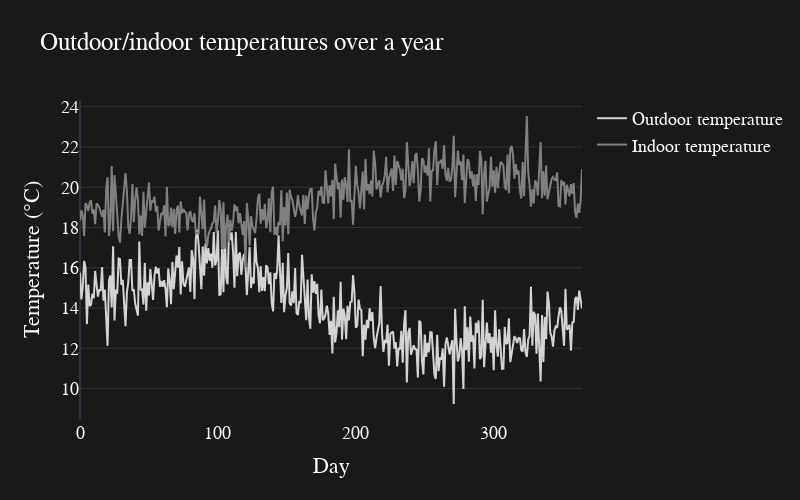

This figure's notebook cell:
### Markdown cell above
In this dataset, outdoor temperature fluctuates throughout the year, which means that the building will require different heating and cooling settings to maintain a constant indoor temperature.

### Code cell
fig = go.Figure()

# Create line plots
fig.add_trace(go.Scatter(y=data["outdoor_temp"], x=data["day"], mode='lines', name='Outdoor temperature', line_width=2, line_color=colors[2]))
fig.add_trace(go.Scatter(y=data["indoor_temp"], x=data["day"], mode='lines', name='Indoor temperature', line_width=2, line_color=colors[3]))

# Update axes properties
fig.update_layout(
    template='plotly_dark',
    paper_bgcolor=background_color,  # Background color for the whole figure
    plot_bgcolor=background_color,   # Background color for the plotting area
    xaxis_title="Day",  # X-axis label
    yaxis_title="Temperature (°C)",  # Y-axis label
    title="Outdoor/indoor temperatures over a year",  # Title of the plot
    font=dict(family="Helvetica", size=18, color="white"),  # Set the font here
    xaxis=dict(showgrid=False),  # Increase X-axis label size
    yaxis=dict(showgrid=True),   # Increase Y-axis label size
    width=800,  # Set the figure width
    height=500,  # Set the figure height
)

# Show plot
fig.show()

### Figure 1 — Plotly figure (JSON) as saved in the notebook; plotly's stock layout.template omitted (floating-point values rounded to 4 significant figures; data arrays with more than 128 entries replaced by an {"elided": "..."} marker saying what was removed)
{"data": [{"line": {"color": "#D3D3D3", "width": 2}, "mode": "lines", "name": "Outdoor temperature", "type": "scatter", "x": {"elided": "365 int values"}, "y": {"elided": "365 float values"}}, {"line": {"color": "#808080", "width": 2}, "mode": "lines", "name": "Indoor temperature", "type": "scatter", "x": {"elided": "365 int values"}, "y": {"elided": "365 float values"}}], "layout": {"font": {"color": "white", "family": "Helvetica", "size": 18}, "height": 500, "paper_bgcolor": "#1b1917", "plot_bgcolor": "#1b1917", "title": {"text": "Outdoor/indoor temperatures over a year"}, "width": 800, "xaxis": {"showgrid": false, "title": {"text": "Day"}}, "yaxis": {"showgrid": true, "title": {"text": "Temperature (°C)"}}}}
